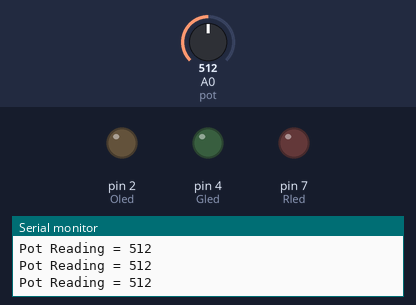
A sketch run on a simulated Arduino Uno, built with avr-gcc and run on an emulated ATmega328P. Shown: output pins drawn as LEDs (lit = HIGH), the last lines printed to the serial monitor. Inputs (shaded band) come from the test bench; at power-on: A0 (pot) = 512.

Above: at 1.2 s.
1.3 s: A0 (pot) set to 216
4.3 s: A0 (pot) set to 191
At 5.5 s:
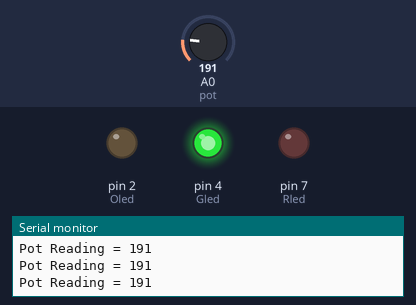
5.8 s: A0 (pot) set to 109
8.8 s: A0 (pot) set to 96
At 9.8 s:
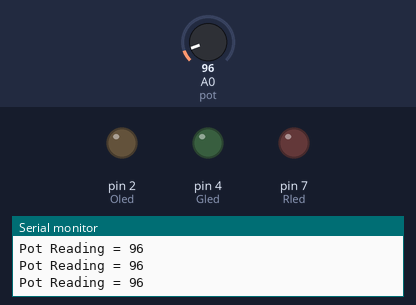
Timing chart, 0 to 11.3 s (numbered marks = the images above; inputs shaded):
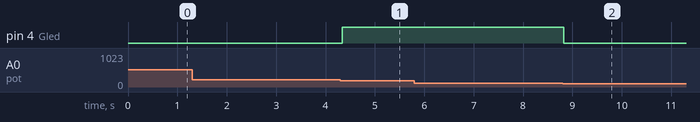

The sketch:

Potentiometer3.ino
```cpp
#define pot A0
#define Rled 7
#define Gled 4
#define Oled 2

void setup(){
  Serial.begin(9600);
  pinMode(pot,INPUT);
  pinMode(Rled,OUTPUT);
  pinMode(Gled,OUTPUT);
  pinMode(Oled,OUTPUT);
}

void loop(){
  int x = analogRead(pot);
  Serial.print("Pot Reading = ");
  Serial.println(x);

  if(x>0&&x<=100){
    digitalWrite(Rled,HIGH);
    digitalWrite(Rled,LOW);
    digitalWrite(Gled,LOW);

   }
   else if(x>=101&&x<=200){
    digitalWrite(Gled,HIGH);
    digitalWrite(Rled,LOW);
    digitalWrite(Oled,LOW);
   }

   else if(x>=201&&x<=300){
    digitalWrite(Oled,HIGH);
    digitalWrite(Gled,LOW);
    digitalWrite(Oled,LOW);
   }


}  
```

Measured:
- the behaviour switches between 201 and 200 on A0 (pot) (found by bisection; images 0 and 1)
- the behaviour switches between 101 and 100 on A0 (pot) (found by bisection; images 1 and 2)
- after the input at 4.3 s, pin 4 (Gled): LOW → HIGH at once
- after the input at 8.8 s, pin 4 (Gled): HIGH → LOW at once
